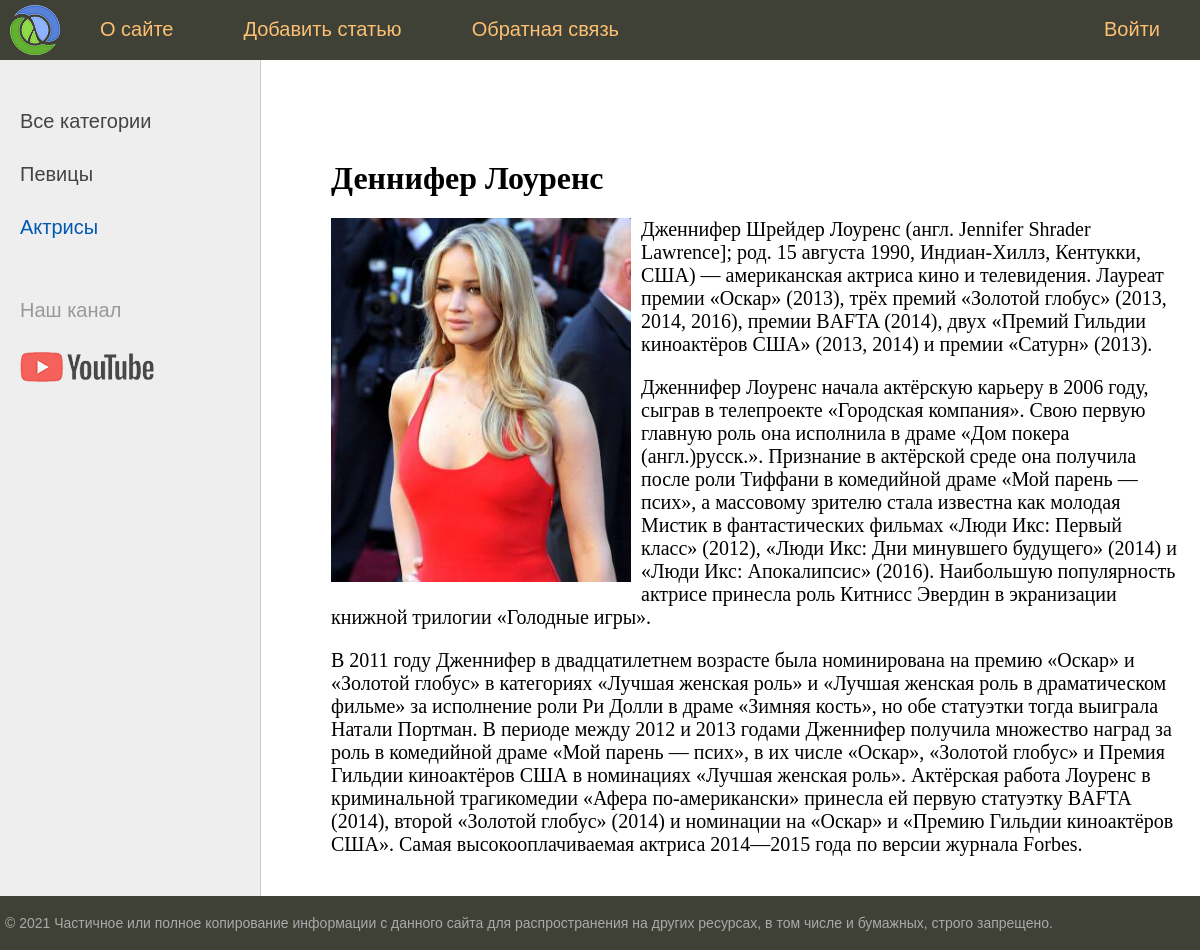
/post/djenifer_lourens/, run on the app's committed database.
### women/models.py (models this page shows, shortened)
class Category(models.Model):
    name = models.CharField(max_length=100, db_index=True, verbose_name="Категория")
    slug = models.SlugField(max_length=255, unique=True, db_index=True, verbose_name="URL", null=True)
    class Meta:
        verbose_name = 'Категория'
        verbose_name_plural = 'Категории'
        ordering = ['id']
    def get_absolute_url(self):
        return reverse('category', kwargs={'cat_slug': self.slug})

class Women(models.Model):
    title = models.CharField(max_length=255, verbose_name="Заголовок")
    slug = models.SlugField(max_length=255, unique=True, db_index=True, null=True, verbose_name="URL")
    content = models.TextField(blank=True, verbose_name="Текст статьи")
    photo = models.ImageField(upload_to="photos/%Y/%m/%d/", verbose_name="Фото")
    time_create = models.DateTimeField(auto_now_add=True, verbose_name="Время создания")
    time_update = models.DateTimeField(auto_now=True, verbose_name="Время изменения")
    is_published = models.BooleanField(default=True, verbose_name="Публикация")
    cat = models.ForeignKey('Category', on_delete=models.PROTECT, null=True, verbose_name="Категории")
    class Meta:
        verbose_name = 'Известные женщины'
        verbose_name_plural = 'Известные женщины'
        ordering = ['time_create', 'title']

### women/views.py (the view)
# urls.py: path('post/<slug:post_slug>/', show_post, name='post'),
def show_post(request, post_slug):
    post = get_object_or_404(Women, slug=post_slug)
    context = {
        'post': post,
        'title': post.title,
        'cat_selected': post.cat_id,
    }
    return render(request, 'women/post.html', context=context)

### women/templatetags/women_tags.py (called while the page is built)
@register.inclusion_tag('women/list_categories.html')
def show_categories(sort=None, cat_selected=0):
    if not sort:
        cats = Category.objects.all()
    else:
        cats = Category.objects.order_by(sort)
    return {"cats": cats, "cat_selected": cat_selected}

@register.inclusion_tag('women/main_menu.html')
def main_menu():
    return {"menu": menu}

### women/templates/women/post.html
{% extends 'women/base.html' %}
{% block content %}
<h1>{{post.title}}</h1>
{% if post.photo %}
<p><img class="img-article-left" src="{{post.photo.url}}"></p>
{% endif %}
{{post.content|linebreaks}}
{% endblock %}

### women/templates/women/list_categories.html
{% for c in cats %}
         {% if c.pk == cat_selected %}
                   <li class="selected">{{c.name}}</li>
         {% else %}
                   <li><a href="{{ c.get_absolute_url }}">{{c.name}}</a></li>
         {% endif %}
{% endfor %}

### women/static/women/css/styles.css (style rules this page uses)
html, body { font-family: 'Arial'; margin: 0; padding: 0; height: 100%; width: 100%; color: #444; }
a { color: #0059b2; text-decoration: none; }
img { max-width: 600px; height: auto; }
img.img-article-left { max-width: 300px; height: auto; float: left; padding: 0 10px 10px 0; }
.left-chapters ul li { margin: 30px 0 0 0; color: #999; }
.left-chapters ul li.selected { color: #0059b2; }
.left-chapters ul li a { color: #444; text-decoration: none; }
.content-text h1 { font-size: 32px; }

### data on the page
Category: name "Певицы"
Category: name "Актрисы"
Women: title "Деннифер Лоуренс", photo (picture), content "Дженнифер Шрейдер Лоуренс (англ. Jennifer Shrader Lawrence]; род. 15 августа 1990, Индиан-Хиллз, Кентукки, США) — американская актриса кино и телевидения. Лауреат премии «Оскар» (2013), трёх премий «Золотой глобус» (2013, 2014, 2016), премии BAFTA (2014), двух «Премий Гильдии киноактёров США» (2013, 2014) и премии «Сатурн» (2013). Дженнифер Лоуренс начала актёрскую карьеру в 2006 году, сыграв в телепроекте «Городская компания». Свою первую главную роль она исполнила в драме «Дом покера (англ.)русск.». Признание в актёрской среде она получила после роли Тиффани в комедийной драме «Мой парень — псих», а массовому зрителю стала известна как молодая Мистик в фантастических фильмах «Люди Икс:…"

### other printed values
{{ m.title }} "О сайте" "Добавить статью" "Обратная связь"
{{ m.title }} "Войти"
